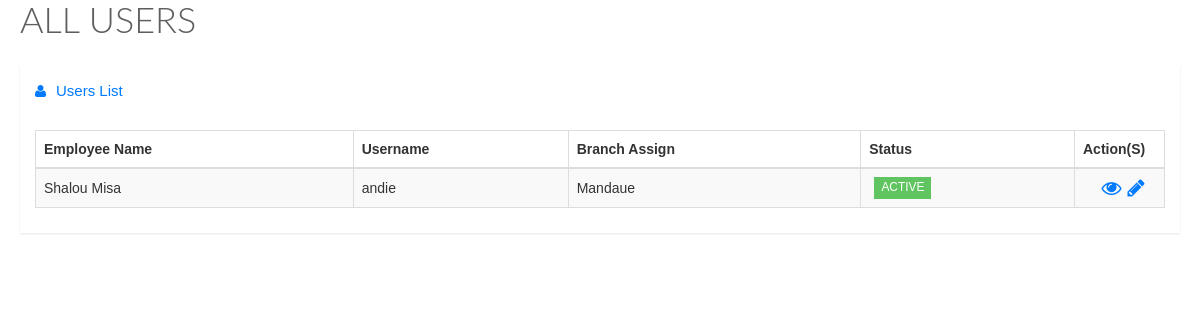
Page /userlist.php on the committed database.
### tables this page shows
CREATE TABLE IF NOT EXISTS `users` (
  `id` int(11) NOT NULL,
  `username` varchar(20) NOT NULL,
  `password` varchar(20) NOT NULL,
  `firstname` varchar(100) NOT NULL,
  `middlename` varchar(30) NOT NULL,
  `lastname` varchar(100) NOT NULL,
  `contact` varchar(20) NOT NULL,
  `picture` varchar(100) NOT NULL,
  `type` varchar(20) NOT NULL,
  `status` varchar(20) NOT NULL,
  `branchid` varchar(20) NOT NULL
);

### userlist.php (the view, shortened to what this page needs)
<link href="stylesheets/bootstrap.min.css" media="all" rel="stylesheet" type="text/css" />
    <link href="stylesheets/font-awesome.min.css" media="all" rel="stylesheet" type="text/css" />
    <link href="stylesheets/datatables.css" media="all" rel="stylesheet" type="text/css" />
    <link href="stylesheets/style.css" media="all" rel="stylesheet" type="text/css" />
    <div class="animated fadeInDown">
        <div class="page-title">
          <h1>
          </h1>
        </div>
        <div class="row">
          <div class="col-lg-12">
            <div class="widget-container fluid-height clearfix">
              <div class="heading">
                <i class="fa fa-user"></i>Users List
              </div>
              <div class="widget-content padded clearfix">
                <table class="table table-bordered table-striped" id="dataTable1">
                  <thead>
                    <th>
                     Employee Name
                    </th>
                    <th>
                      Username
                    </th>
                    <th class="hidden-xs">
                      Branch Assign
                    </th>
                    <th class="hidden-xs">
                      Status
                    </th>
                    <th>Action(S)</th>
                  </thead>
                  <tbody>
                      <?php
                        include 'db/connection.php';
                        $models = $dbConn->query("SELECT * FROM users where branchid != 'any' ");
                        while ($get_models= $models->fetch(PDO::FETCH_ASSOC))
                        {
                        ?>
                        <tr>
                        <td><?php echo $get_models['firstname'] .' '.$get_models['lastname'];?></td>
                          <td> <?php echo $get_models['username'];?></td>
                           <td><?php echo $get_models['branchid'];?></td>
                           <td style="text-transform:uppercase;"><?php
                                  if ($get_models['status'] == 'active')
                                  {
                                    echo '<span class="label label-success">'.$get_models['status'].'</span>';
                                  }
                                  else
                                  {
                                    echo '<span class="label label-danger">'.$get_models['status'].'</span>';
                                  }
                                  ?></td>
                          <td class="actions" style="font-size:20px;">
                        <div class="action-buttons"><center>
                          <a class="fancybox" href="#<?php echo $get_models['username'];?>"><i class="fa fa-eye"></i></a><a class="table-actions" id="edit_users" href="javascript:void(0);" data-accounts="<?php echo $get_models['username']; ?>"><i class="fa fa-pencil"></i></a></center>
                        </div>
                      </td>
                                 </tr>
                                 <?php } ?>
                  </tbody>
                </table>
              </div>
            </div>
          </div>
        </div></div>

### rows in the picture
users: firstname "Shalou", lastname "Misa", username "andie", branchid "Mandaue", status "ACTIVE"
